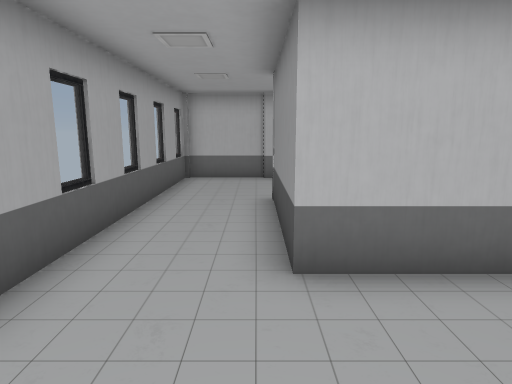
view 1 (above)

16 first-person views from a walk through a scene from a Unity 3-D project. The camera is 1.5 m above the floor, tilts 10° down and sees 75° across. The floor is counted in squares, 1 m on a side. Each view is taken from the middle of a square. On the plan, view 1 faces up. The plan holds only what a view shows up to about 15 squares ahead; the rest is blank. The place goes on beyond the plan.

view 2
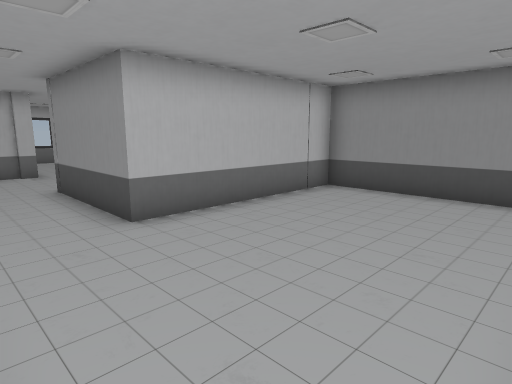

view 3
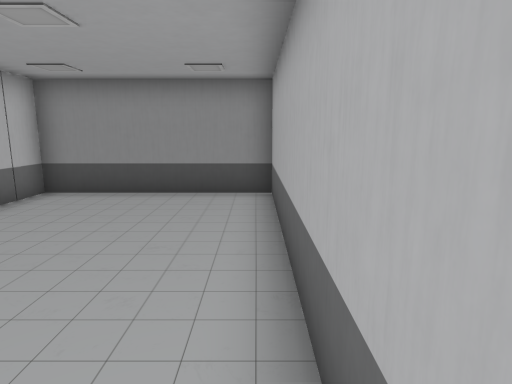

view 4
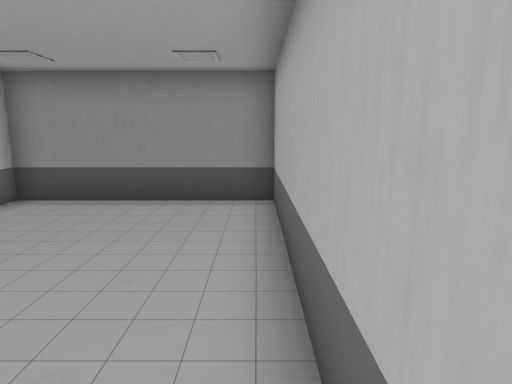

view 5
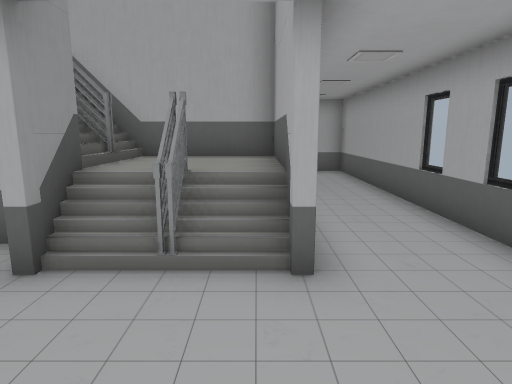

view 6
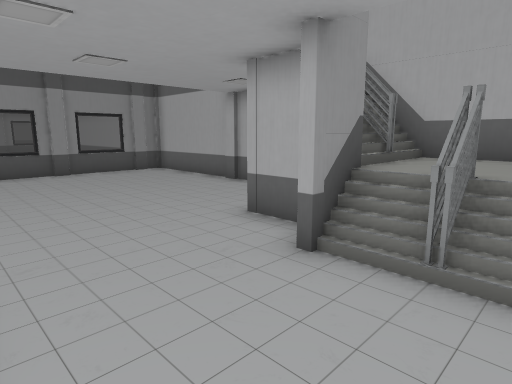

view 7
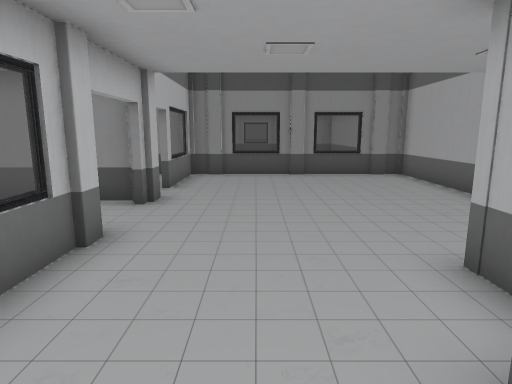

view 8
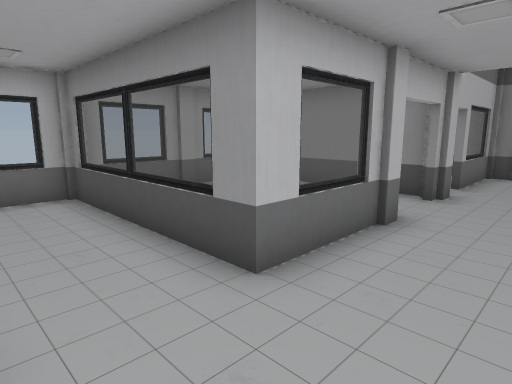

view 9
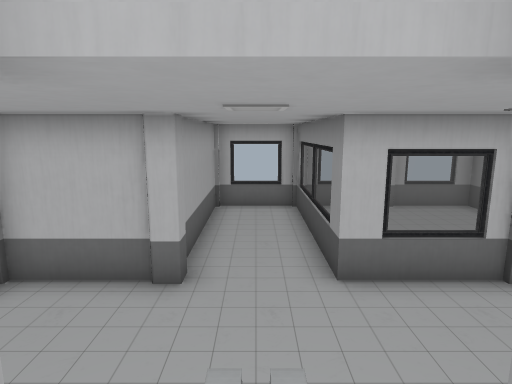

view 10
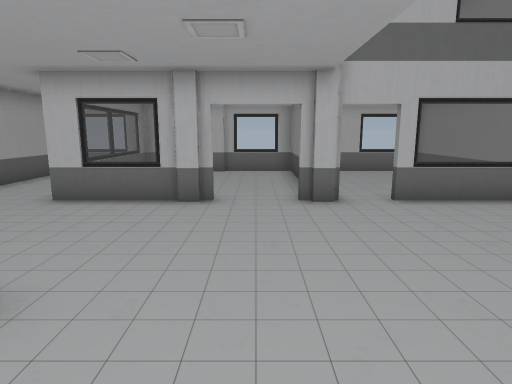

view 11
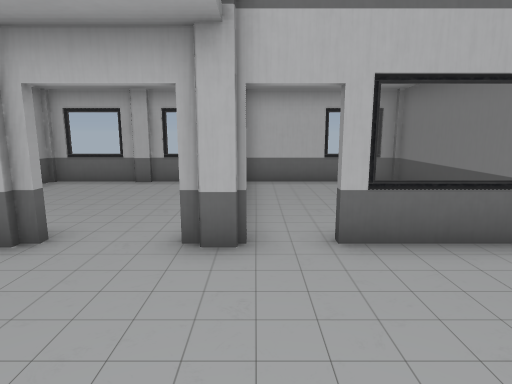

view 12
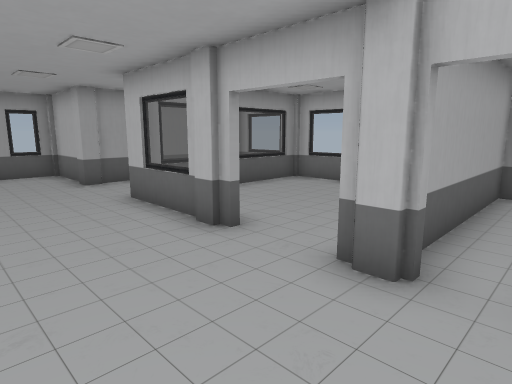

view 13
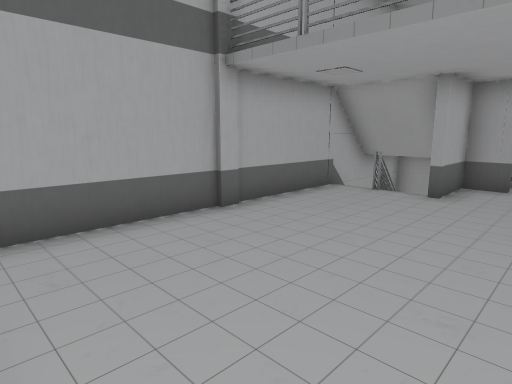

view 14
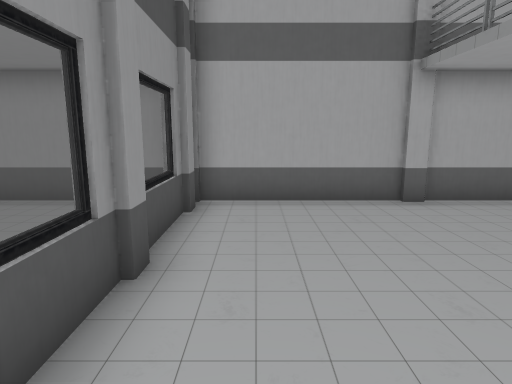

view 15
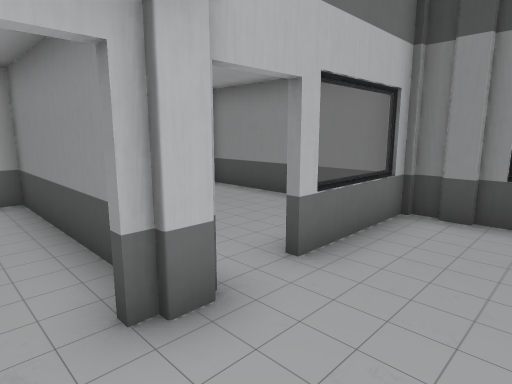

view 16
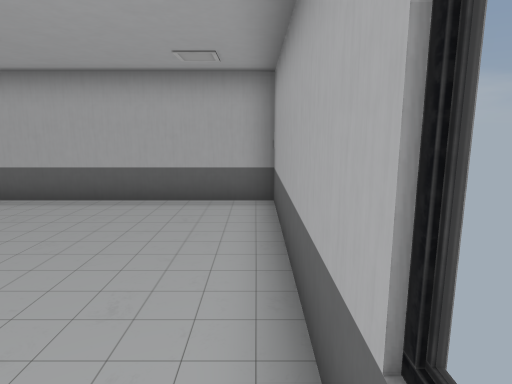

### Floor plan
Key: @ floor where view 1 was taken; # wall or solid block; x gap in a wall; . main floor; : floor 1 m higher than the main floor; / step, stairs or slope; = window, fence, low wall or low ledge.
Columns run from 3 left of view 1 to 17 right of it. Each row starts with its distance up from view 1.
 18    ##=##=##=##
 17    #..#.....######
 16    #..=.....##...#
 15    #..=.....##...#
 14    #..=.....##...#
 13    #..=.....##...#
 12 ####..##=##.##x==##
 11 #................##
 10 #.................#
  9 #.................=
  8 #.................#
  7 #..#/==##.........#
  6 #..#::://.........=
  5 #..#:::==.........#
  4 #..########.......###
  3 #.........##########
  2 #.........#
  1 #.........#
  0 #..@......#
 -1 #.........#
 -2 #.........#
 -3 ###########

Positions as (right, up) in squares from view 1, and headings:
1: (0, 0), facing up
2: (-2, -2), facing up-right
3: (-2, -2), facing right
4: (-1, -2), facing right
5: (1, 11), facing down
6: (1, 11), facing down-right
7: (2, 9), facing right
8: (1, 9), facing up-right
9: (2, 6), facing up
10: (8, 4), facing up
11: (10, 7), facing up
12: (11, 8), facing up-left
13: (14, 9), facing down-left
14: (13, 11), facing down
15: (8, 9), facing up-right
16: (-2, 5), facing down
